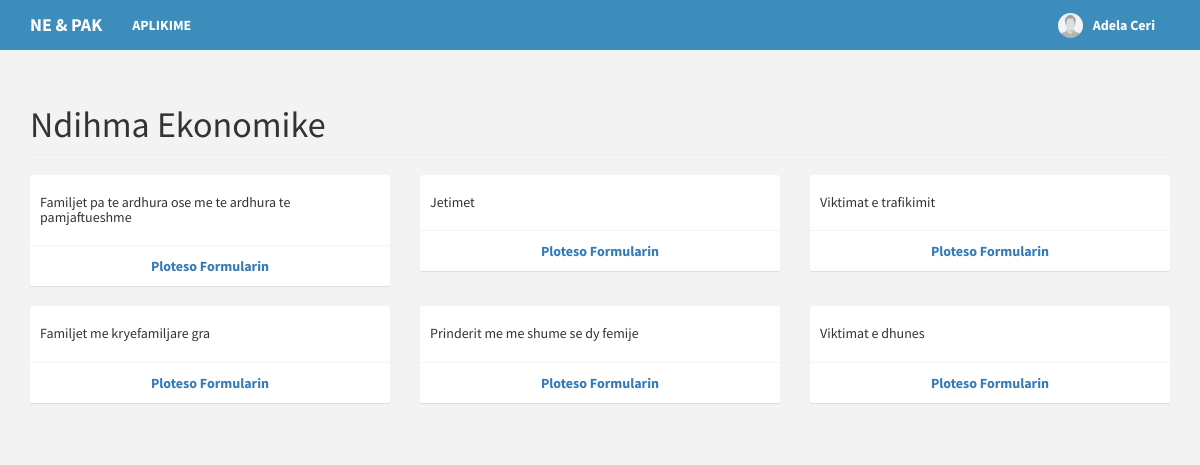
The app's page /category.php?category=ne (signed in) with its own data.
### tables this page shows
CREATE TABLE `users` (
  `id` int(11) NOT NULL,
  `email` varchar(200) NOT NULL,
  `password` varchar(60) NOT NULL,
  `type` int(1) NOT NULL,
  `firstname` varchar(50) NOT NULL,
  `lastname` varchar(50) NOT NULL,
  `address` text NOT NULL,
  `contact_info` varchar(100) NOT NULL,
  `photo` varchar(200) NOT NULL,
  `status` int(1) NOT NULL,
  `activate_code` varchar(15) NOT NULL,
  `reset_code` varchar(15) NOT NULL,
  `created_on` date NOT NULL
);

CREATE TABLE `category` (
  `id` int(11) NOT NULL,
  `name` varchar(100) NOT NULL,
  `cat_slug` varchar(150) NOT NULL
);

CREATE TABLE `products` (
  `id` int(11) NOT NULL,
  `category_id` int(11) NOT NULL,
  `name` text NOT NULL,
  `slug` varchar(200) NOT NULL,
  `date_view` date NOT NULL
);

### includes/session.php (called while the page is built, shortened)
<?php
	include 'includes/conn.php';
	if(isset($_SESSION['user'])){
		$conn = $pdo->open();
		try{
			$stmt = $conn->prepare("SELECT * FROM users WHERE id=:id");
			$stmt->execute(['id'=>$_SESSION['user']]);
			$user = $stmt->fetch();
		}
		catch(PDOException $e){
			echo "There is some problem in connection: " . $e->getMessage();
		}
	}
?>

### category.php (the view, shortened to what this page needs)
<?php include 'includes/session.php'; ?>
<?php
	$slug = $_GET['category'];
	$conn = $pdo->open();
	try{
		$stmt = $conn->prepare("SELECT * FROM category WHERE cat_slug = :slug");
		$stmt->execute(['slug' => $slug]);
		$cat = $stmt->fetch();
		$catid = $cat['id'];
	}
	catch(PDOException $e){
		echo "There is some problem in connection: " . $e->getMessage();
	}
?>
<?php include 'includes/header.php'; ?>
<body class="hold-transition skin-blue layout-top-nav">
<div class="wrapper">
	<?php include 'includes/navbar.php'; ?>
	  <div class="content-wrapper">
	    <div class="container">
	      <section class="content">
	        <div class="row">
		            <h1 class="page-header"><?php echo $cat['name']; ?></h1>
		       		<?php
		       			$conn = $pdo->open();
		       			try{
		       			 	$inc = 3;
						    $stmt = $conn->prepare("SELECT * FROM products WHERE category_id = :catid ");
						    $stmt->execute(['catid' => $catid]);
						    foreach ($stmt as $row) {
						    	$inc = ($inc == 3) ? 1 : $inc + 1;
	       						if($inc == 1) echo "<div class='row'>";
	       						echo "
	       							<div class='col-sm-4'>
	       								<div class='box box-solid'>
		       								<div class='box-body prod-body'>
		       									<h5>".$row['name']."</a></h5>
		       								</div>
		       								<div class='box-footer text-center'>
													<span><a href=#".$row['name']." data-toggle='modal' btn btn-primary btn-sm btn-flat id='addproduct'></i>Ploteso Formularin</a></span>
		       								</div>
	       								</div>
	       							</div>
	       						";
	       						if($inc == 3) echo "</div>";
						    }
						}
						catch(PDOException $e){
							echo "There is some problem in connection: " . $e->getMessage();
						}
		       		?>
	        </div>
	      </section>
	    </div>
	  </div>
</div>
</body>
</html>

### includes/navbar.php (shortened to what this page needs)
<header class="main-header">
  <nav class="navbar navbar-static-top">
    <div class="container">
      <div class="navbar-header">
        <a href="index.php" class="navbar-brand"><b>NE & PAK</a>
      </div>
      <div class="collapse navbar-collapse pull-left" id="navbar-collapse">
        <ul class="nav navbar-nav">
          <?php if (!isset($_SESSION['user'])) {
          	echo '<li><a href="index.php">HOME</a></li>
            <li><a href="#about">RETH NESH</a></li>
            <li><a href="#services">SHERBIMET</a></li>
            <li><a href="#contact">NA KONTAKTONI</a></li>';}
            else {
              echo '<li><a href="home.php">APLIKIME</a></li>';
            }
          ?>
        </ul>
      </div>
      <div class="navbar-custom-menu">
        <ul class="nav navbar-nav">
          <?php
            if(isset($_SESSION['user'])){
              $image = (!empty($user['photo'])) ? 'images/'.$user['photo'] : 'images/profile.jpg';
              echo '
                <li class="dropdown user user-menu">
                  <a href="#" class="dropdown-toggle" data-toggle="dropdown">
                    <img src="'.$image.'" class="user-image" alt="User Image">
                    <span class="hidden-xs">'.$user['firstname'].' '.$user['lastname'].'</span>
                  </a>
                  <ul class="dropdown-menu">
                    <li class="user-footer">
                      <div class="pull-left">
                        <a href="profile.php" class="btn btn-default btn-flat">Profili</a>
                      </div>
                      <div class="pull-right">
                        <a href="logout.php" class="btn btn-default btn-flat">Dil</a>
                      </div>
                    </li>
                  </ul>
                </li>
              ';
            }
            else{
              echo "
                <li><a href='login.php'>Hyr</a></li>
                <li><a href='signup.php'>Regjistrohu</a></li>
              ";
            }
          ?>
        </ul>
      </div>
    </div>
  </nav>
</header>

### css/style.css (style rules this page uses)
.skin-blue .main-header .navbar { background-color: #00a1ff; }
.skin-blue .wrapper, .skin-blue .left-side { background-color: #3c8dbc; }
.main-header { background-color: #3c8dbc; }
.skin-blue .main-header .navbar .nav > li > a { color: #ffffff; }
html, body { height: 100%; }
body { font-family: 'Source Sans Pro', 'Helvetica Neue', Helvetica, Arial, sans-serif; font-weight: 400; overflow-x: hidden; overflow-y: auto; }
.wrapper { height: 100%; position: relative; overflow-x: hidden; overflow-y: auto; }
.wrapper:before, .wrapper:after { content: " "; display: table; }
.wrapper:after { clear: both; }
.main-header { position: relative; max-height: 100px; z-index: 1030; }
.hold-transition .content-wrapper, .hold-transition .right-side, .hold-transition .main-footer, .hold-transition .main-sidebar, .hold-transition .left-side, .hold-transition .main-header .navbar, .hold-transition .main-header .logo, .hold-transition .menu-open .fa-angle-left { -webkit-transition: none; -o-transition: none; transition: none; }
a { color: #337ab7; }
.main-header .navbar { -webkit-transition: margin-left 0.3s ease-in-out; -o-transition: margin-left 0.3s ease-in-out; transition: margin-left 0.3s ease-in-out; margin-bottom: 0; margin-left: 230px; border: none; min-height: 50px; border-radius: 0; }
.main-header .navbar-custom-menu, .main-header .navbar-right { float: right; }
.navbar-custom-menu > .navbar-nav > li { position: relative; }
.content-wrapper { min-height: 100%; background-color: #f3f3f3; z-index: 800; }
.content-wrapper, .main-footer { -webkit-transition: -webkit-transform 0.3s ease-in-out, margin 0.3s ease-in-out; -moz-transition: -moz-transform 0.3s ease-in-out, margin 0.3s ease-in-out; -o-transition: -o-transform 0.3s ease-in-out, margin 0.3s ease-in-out; transition: transform 0.3s ease-in-out, margin 0.3s ease-in-out; margin-left: 230px; z-index: 820; }
h1, h2, h3, h4, h5, h6, .h1, .h2, .h3, .h4, .h5, .h6 { font-family: 'Source Sans Pro', sans-serif; }
.content { min-height: 250px; padding: 15px; margin-right: auto; margin-left: auto; padding-left: 15px; padding-right: 15px; }
.box { position: relative; border-radius: 3px; background: #ffffff; border-top: 3px solid #d2d6de; margin-bottom: 20px; width: 100%; box-shadow: 0 1px 1px rgba(0, 0, 0, 0.1); }
.box-body { border-top-left-radius: 0; border-top-right-radius: 0; border-bottom-right-radius: 3px; border-bottom-left-radius: 3px; padding: 10px; }
.box-header:before, .box-body:before, .box-footer:before, .box-header:after, .box-body:after, .box-footer:after { content: " "; display: table; }
.skin-blue .main-header .navbar { background-color: #3c8dbc; }
.layout-top-nav .main-header .navbar { margin-left: 0; }
.main-header .navbar-brand { color: #fff; }
.navbar-nav > .user-menu .user-image { float: left; width: 25px; height: 25px; border-radius: 50%; margin-right: 10px; margin-top: -2px; }
.layout-top-nav .content-wrapper, .layout-top-nav .main-footer { margin-left: 0; }
.box.box-solid { border-top: 0; }
.box-footer { border-top-left-radius: 0; border-top-right-radius: 0; border-bottom-right-radius: 3px; border-bottom-left-radius: 3px; border-top: 1px solid #f4f4f4; padding: 10px; background-color: #ffffff; }
.box-header:after, .box-body:after, .box-footer:after { clear: both; }

### records on screen
users: firstname "Adela", lastname "Ceri"
category: name "Ndihma Ekonomike"
products: name "Familjet pa te ardhura ose me te ardhura te pamjaftueshme"
products: name "Jetimet"
products: name "Viktimat e trafikimit"
products: name "Familjet me kryefamiljare gra"
products: name "Prinderit me me shume se dy femije"
products: name "Viktimat e dhunes"
